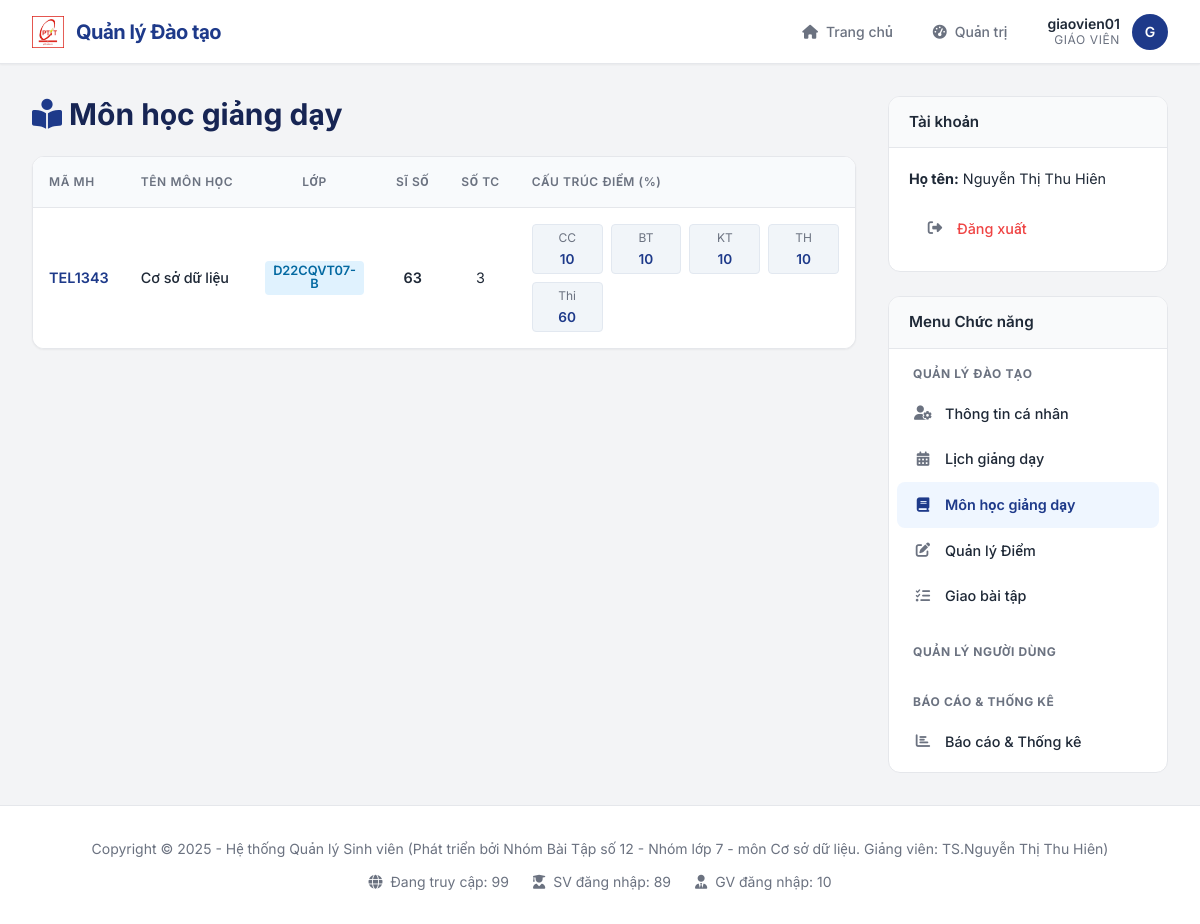
/admin/courses (signed in), run on the app's committed database.
### api/index.py (models this page shows, shortened)
class TaiKhoan(UserMixin, db.Model):
    __tablename__ = 'tai_khoan'
    username = db.Column(db.String(50), primary_key=True)
    password = db.Column(db.String(255), nullable=False)
    vai_tro = db.Column(db.Enum(VaiTroEnum), nullable=False)
    def has_role(self, role_name):
        current_role = self.vai_tro
        if hasattr(current_role, 'value'):
            current_role = current_role.value
        else:
            current_role = str(current_role)
        return current_role == role_name

class MonHoc(db.Model):
    __tablename__ = 'mon_hoc'
    ma_mh = db.Column(db.String(50), primary_key=True)
    ten_mh = db.Column(db.String(100), nullable=False)
    so_tin_chi = db.Column(db.Integer, nullable=False)
    hoc_ky = db.Column(db.Integer, nullable=False, default=1)
    percent_cc = db.Column(db.Integer, default=10) # Chuyên cần
    percent_bt = db.Column(db.Integer, default=0)  # Bài tập
    percent_kt = db.Column(db.Integer, default=0)  # Kiểm tra
    percent_th = db.Column(db.Integer, default=0)  # Thực hành
    percent_thi = db.Column(db.Integer, default=90) # Thi (Cuối kỳ)
    ket_qua_list = db.relationship('KetQua', backref='mon_hoc', lazy=True, cascade='all, delete-orphan', foreign_keys='KetQua.ma_mh')

class GiaoVien(db.Model):
    __tablename__ = 'giao_vien'
    ma_gv = db.Column(db.String(50), db.ForeignKey('tai_khoan.username', ondelete='CASCADE'), primary_key=True)
    ho_ten = db.Column(db.String(100), nullable=False, default='Giáo viên')
    so_dien_thoai = db.Column(db.String(20), nullable=True)
    email = db.Column(db.String(150), unique=True, nullable=True)
    van_phong = db.Column(db.String(120), nullable=True)
    avatar_url = db.Column(db.String(255), nullable=True)
    khoa_bo_mon = db.Column(db.String(120), nullable=True)
    hoc_vi = db.Column(db.String(100), nullable=True)
    linh_vuc = db.Column(db.Text, nullable=True)
    tai_khoan = db.relationship('TaiKhoan',
                                backref=db.backref('giao_vien', uselist=False, cascade='all, delete-orphan'),
                                foreign_keys=[ma_gv])

### api/index.py (the view)
@app.route('/admin/courses')
@login_required
@role_required(VaiTroEnum.GIAOVIEN, VaiTroEnum.ADMIN)
def admin_manage_courses():
    if current_user.has_role('ADMIN'):
        courses = MonHoc.query.order_by(MonHoc.hoc_ky, MonHoc.ma_mh).all()
        return render_template('admin_manage_courses.html', courses=courses)
    else:
        results = db.session.query(
            MonHoc,
            PhanCong.lop,
            func.count(SinhVien.ma_sv).label('student_count')
        ).join(PhanCong, MonHoc.ma_mh == PhanCong.ma_mh)\
         .outerjoin(SinhVien, PhanCong.lop == SinhVien.lop)\
         .filter(PhanCong.ma_gv == current_user.username)\
         .group_by(MonHoc.ma_mh, PhanCong.lop)\
         .order_by(MonHoc.hoc_ky, MonHoc.ma_mh).all()
        teacher_courses = []
        for mh, lop, count in results:
            teacher_courses.append({
                'ma_mh': mh.ma_mh,
                'ten_mh': mh.ten_mh,
                'so_tin_chi': mh.so_tin_chi,
                'percent_cc': mh.percent_cc,
                'percent_bt': mh.percent_bt,
                'percent_kt': mh.percent_kt,
                'percent_th': mh.percent_th,
                'percent_thi': mh.percent_thi,
                'lop': lop,
                'student_count': count
            })
        return render_template('admin_manage_courses.html', courses=teacher_courses)

### templates/admin_manage_courses.html (shortened to what this page needs)
{% extends "_layout.html" %}
{% block content %}
<div class="page-header">
    <h1>
        {% if current_user.has_role('ADMIN') %}
        <i class="fa-solid fa-book-open" style="color: var(--primary-color);"></i> Quản lý Môn học
        {% else %}
        <i class="fa-solid fa-book-reader" style="color: var(--primary-color);"></i> Môn học giảng dạy
        {% endif %}
    </h1>
</div>
<div class="card">
    <div class="table-responsive">
        <table class="data-table">
            <thead>
                <tr>
                    <th>Mã MH</th>
                    <th>Tên Môn học</th>
                    {% if current_user.has_role('ADMIN') %}
                    <th style="text-align: center;">Học kỳ</th>
                    {% else %}
                    <th style="text-align: center;">Lớp</th>
                    <th style="text-align: center;">Sĩ số</th>
                    {% endif %}
                    <th style="text-align: center;">Số TC</th>
                    <th style="width: 350px;">Cấu trúc điểm (%)</th>
                </tr>
            </thead>
            <tbody>
                {% for course in courses %}
                <tr>
                    <td style="font-weight: 600; color: var(--primary-color);">{{ course.ma_mh }}</td>
                    <td style="font-weight: 500;">{{ course.ten_mh }}</td>
                    {% if current_user.has_role('ADMIN') %}
                    <td style="text-align: center;">
                        <span class="badge">{{ course.hoc_ky }}</span>
                    </td>
                    {% else %}
                    <td style="text-align: center;">
                        <span class="badge" style="background: #e0f2fe; color: #0369a1;">{{ course.lop }}</span>
                    </td>
                    <td style="text-align: center; font-weight: 600;">
                        {{ course.student_count }}
                    </td>
                    {% endif %}
                    <td style="text-align: center;">{{ course.so_tin_chi }}</td>
                    <td>
                        <div class="weight-grid">
                            <div class="weight-item">
                                <span class="weight-label">CC</span>
                                <span class="weight-value">{{ course.percent_cc }}</span>
                            </div>
                            <div class="weight-item">
                                <span class="weight-label">BT</span>
                                <span class="weight-value">{{ course.percent_bt }}</span>
                            </div>
                            <div class="weight-item">
                                <span class="weight-label">KT</span>
                                <span class="weight-value">{{ course.percent_kt }}</span>
                            </div>
                            <div class="weight-item">
                                <span class="weight-label">TH</span>
                                <span class="weight-value">{{ course.percent_th }}</span>
                            </div>
                            <div class="weight-item">
                                <span class="weight-label">Thi</span>
                                <span class="weight-value">{{ course.percent_thi }}</span>
                            </div>
                        </div>
                    </td>
                </tr>
                {% endfor %}
            </tbody>
        </table>
    </div>
</div>
{% endblock %}

### templates/_layout.html (shortened to what this page needs)
<!DOCTYPE html>
<html lang="vi">
<head>
    <link rel="stylesheet" href="https://cdnjs.cloudflare.com/ajax/libs/font-awesome/6.5.1/css/all.min.css">
    <link rel="stylesheet" href="{{ url_for('static', filename='css/app.css') }}">
</head>
<body>
    <div class="app-shell">
        <header class="app-header">
            <div class="header-logo">
                <img src="{{ url_for('static', filename='Logo.png') }}" alt="Logo">
                <a href="{{ url_for('home') }}" class="header-logo-text">Quản lý Đào tạo</a>
            </div>
            <div class="header-actions">
                <nav class="header-nav">
                    <a href="{{ url_for('home') }}" class="{% if request.endpoint == 'home' %}active{% endif %}">
                        <i class="fa-solid fa-house"></i>
                        <span>Trang chủ</span>
                    </a>
                    {% if current_user.is_authenticated %}
                    {% if current_user.vai_tro.value == 'SINHVIEN' %}
                    <a href="{{ url_for('student_dashboard') }}"
                        class="{% if request.endpoint == 'student_dashboard' %}active{% endif %}">
                        <i class="fa-solid fa-graduation-cap"></i>
                        <span>Bảng tin SV</span>
                    </a>
                    {% else %}
                    <a href="{{ url_for('admin_dashboard') }}"
                        class="{% if request.endpoint == 'admin_dashboard' %}active{% endif %}">
                        <i class="fa-solid fa-gauge-high"></i>
                        <span>Quản trị</span>
                    </a>
                    {% endif %}
                    {% endif %}
                </nav>
                {% if current_user.is_authenticated %}
                <div class="user-menu">
                    <div class="user-info">
                        <span class="user-name">{{ current_user.username }}</span>
                        <span class="user-role">
                            {% if current_user.has_role('SINHVIEN') %}
                            Sinh viên
                            {% elif current_user.has_role('ADMIN') %}
                            Quản trị viên
                            {% else %}
                            Giáo viên
                            {% endif %}
                        </span>
                    </div>
                    <div class="user-avatar">
                        {{ current_user.username[0] | upper }}
                    </div>
                </div>
                {% else %}
                <a href="{{ url_for('login') }}" class="btn btn-primary">
                    <i class="fa-solid fa-right-to-bracket"></i>
                    Đăng nhập
                </a>
                {% endif %}
            </div>
        </header>
        <div class="app-container">
            <main class="main-content">
                {% block content %}{% endblock %}
            </main>
            <aside class="sidebar-right">
                {% if current_user.is_authenticated %}
                <div class="sidebar-group">
                    <h3 class="sidebar-header">Tài khoản</h3>
                    <div class="sidebar-content">
                        <div style="margin-bottom: 1rem;">
                            <strong>Họ tên:</strong>
                            {% if current_user.sinh_vien %}
                            {{ current_user.sinh_vien.ho_ten }}
                            {% elif current_user.giao_vien %}
                            {{ current_user.giao_vien.ho_ten }}
                            {% elif current_user.nhan_vien %}
                            {{ current_user.nhan_vien.ho_ten }}
                            {% else %}
                            N/A
                            {% endif %}
                        </div>
                        <nav class="sidebar-nav" style="padding: 0;">
                            <a href="{{ url_for('logout') }}" style="color: var(--danger-color);">
                                <i class="fa-solid fa-right-from-bracket"></i>
                                Đăng xuất
                            </a>
                        </nav>
                    </div>
                </div>
                <div class="sidebar-group">
                    <h3 class="sidebar-header">Menu Chức năng</h3>
                    <nav class="sidebar-nav">
                        {% if current_user.vai_tro.value == 'SINHVIEN' %}
                        <a href="{{ url_for('student_dashboard') }}"
                            class="{% if request.endpoint == 'student_dashboard' %}active{% endif %}"><i
                                class="fa-solid fa-bell"></i> Thông báo</a>
                        <a href="{{ url_for('student_profile') }}"
                            class="{% if request.endpoint == 'student_profile' %}active{% endif %}"><i
                                class="fa-solid fa-user-pen"></i> Thông tin cá nhân</a>
                        <a href="{{ url_for('student_grades') }}"
                            class="{% if request.endpoint == 'student_grades' %}active{% endif %}"><i
                                class="fa-solid fa-chart-simple"></i> Xem điểm & GPA</a>
                        <a href="{{ url_for('student_schedule') }}"
                            class="{% if request.endpoint == 'student_schedule' %}active{% endif %}"><i
                                class="fa-solid fa-calendar-days"></i> Lịch học</a>
                        <a href="{{ url_for('student_assignments') }}"
                            class="{% if request.endpoint == 'student_assignments' %}active{% endif %}"><i
                                class="fa-solid fa-list-check"></i> Bài tập được giao</a>
                        {% elif current_user.has_role('GIAOVIEN') or current_user.has_role('ADMIN') %}
                        <div class="sidebar-section-label">Quản lý Đào tạo</div>
                        <a href="{{ url_for('admin_profile') }}"
                            class="{% if request.endpoint == 'admin_profile' %}active{% endif %}"><i
                                class="fa-solid fa-user-gear"></i> Thông tin cá nhân</a>
                        {% if current_user.has_role('GIAOVIEN') %}
                        <a href="{{ url_for('teacher_schedule') }}"
                            class="{% if request.endpoint == 'teacher_schedule' %}active{% endif %}"><i
                                class="fa-solid fa-calendar-days"></i> Lịch giảng dạy</a>
                        {% endif %}
                        <a href="{{ url_for('admin_manage_courses') }}"
                            class="{% if request.endpoint == 'admin_manage_courses' %}active{% endif %}"><i
                                class="fa-solid fa-book"></i> {% if current_user.has_role('ADMIN') %}Quản lý Môn học{%
                            else %}Môn học giảng dạy{% endif %}</a>
                        <a href="{{ url_for('admin_manage_grades') }}"
                            class="{% if request.endpoint == 'admin_manage_grades' %}active{% endif %}"><i
                                class="fa-solid fa-pen-to-square"></i> Quản lý Điểm</a>
                        {% if not current_user.has_role('ADMIN') %}
                        <a href="{{ url_for('admin_assignments') }}"
                            class="{% if request.endpoint == 'admin_assignments' %}active{% endif %}"><i
                                class="fa-solid fa-list-check"></i> Giao bài tập</a>
                        {% endif %}
                        <div class="sidebar-section-label">Quản lý Người dùng</div>
                        <div class="sidebar-section-label">Báo cáo & Thống kê</div>
                        <a href="{{ url_for('admin_reports_index') }}"
                            class="{% if request.endpoint == 'admin_reports_index' %}active{% endif %}"><i
                                class="fa-solid fa-chart-bar"></i> Báo cáo & Thống kê</a>
                        {% endif %}
                    </nav>
                </div>
                {% endif %}
            </aside>
        </div>
        <footer class="app-footer">
            <p>Copyright &copy; 2025 - Hệ thống Quản lý Sinh viên (Phát triển bởi Nhóm Bài Tập số 12 - Nhóm lớp 7 - môn
                Cơ sở dữ liệu. Giảng viên: TS.Nguyễn Thị Thu Hiên)</p>
            <div class="footer-stats">
                <span><i class="fa-solid fa-globe"></i> Đang truy cập: 99</span>
                <span><i class="fa-solid fa-user-graduate"></i> SV đăng nhập: 89</span>
                <span><i class="fa-solid fa-user-tie"></i> GV đăng nhập: 10</span>
            </div>
        </footer>
    </div>
</body>
</html>

### data on the page
TaiKhoan: username "giaovien01"
MonHoc: ma_mh "TEL1343", ten_mh "Cơ sở dữ liệu", lop "D22CQVT07-B", student_count "63", so_tin_chi "3", percent_cc "10", percent_bt "10", percent_kt "10", percent_th "10", percent_thi "60"
GiaoVien: giao_vien.ho_ten "Nguyễn Thị Thu Hiên"

### other printed values
{{ current_user.username[0] | upper }} "G"
